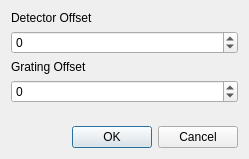
<?xml version="1.0" encoding="UTF-8"?>
<ui version="4.0">
 <class>OffsetDialog</class>
 <widget class="QDialog" name="OffsetDialog">
  <property name="geometry">
   <rect>
    <x>0</x>
    <y>0</y>
    <width>249</width>
    <height>159</height>
   </rect>
  </property>
  <property name="windowTitle">
   <string>Dialog</string>
  </property>
  <layout class="QVBoxLayout" name="verticalLayout">
   <item>
    <widget class="QLabel" name="detectoroffset_label">
     <property name="text">
      <string>Detector Offset</string>
     </property>
    </widget>
   </item>
   <item>
    <widget class="QSpinBox" name="detectoroffset_spinBox">
     <property name="minimum">
      <number>-10000</number>
     </property>
     <property name="maximum">
      <number>10000</number>
     </property>
    </widget>
   </item>
   <item>
    <widget class="QLabel" name="gratingoffset_label">
     <property name="text">
      <string>Grating Offset</string>
     </property>
    </widget>
   </item>
   <item>
    <widget class="QSpinBox" name="gratingoffset_spinBox">
     <property name="minimum">
      <number>-10000</number>
     </property>
     <property name="maximum">
      <number>10000</number>
     </property>
    </widget>
   </item>
   <item>
    <spacer name="verticalSpacer">
     <property name="orientation">
      <enum>Qt::Vertical</enum>
     </property>
     <property name="sizeHint" stdset="0">
      <size>
       <width>20</width>
       <height>40</height>
      </size>
     </property>
    </spacer>
   </item>
   <item>
    <widget class="QDialogButtonBox" name="buttonBox">
     <property name="orientation">
      <enum>Qt::Horizontal</enum>
     </property>
     <property name="standardButtons">
      <set>QDialogButtonBox::Cancel|QDialogButtonBox::Ok</set>
     </property>
    </widget>
   </item>
  </layout>
 </widget>
 <resources/>
 <connections>
  <connection>
   <sender>buttonBox</sender>
   <signal>accepted()</signal>
   <receiver>OffsetDialog</receiver>
   <slot>accept()</slot>
   <hints>
    <hint type="sourcelabel">
     <x>248</x>
     <y>254</y>
    </hint>
    <hint type="destinationlabel">
     <x>157</x>
     <y>274</y>
    </hint>
   </hints>
  </connection>
  <connection>
   <sender>buttonBox</sender>
   <signal>rejected()</signal>
   <receiver>OffsetDialog</receiver>
   <slot>reject()</slot>
   <hints>
    <hint type="sourcelabel">
     <x>316</x>
     <y>260</y>
    </hint>
    <hint type="destinationlabel">
     <x>286</x>
     <y>274</y>
    </hint>
   </hints>
  </connection>
 </connections>
</ui>
